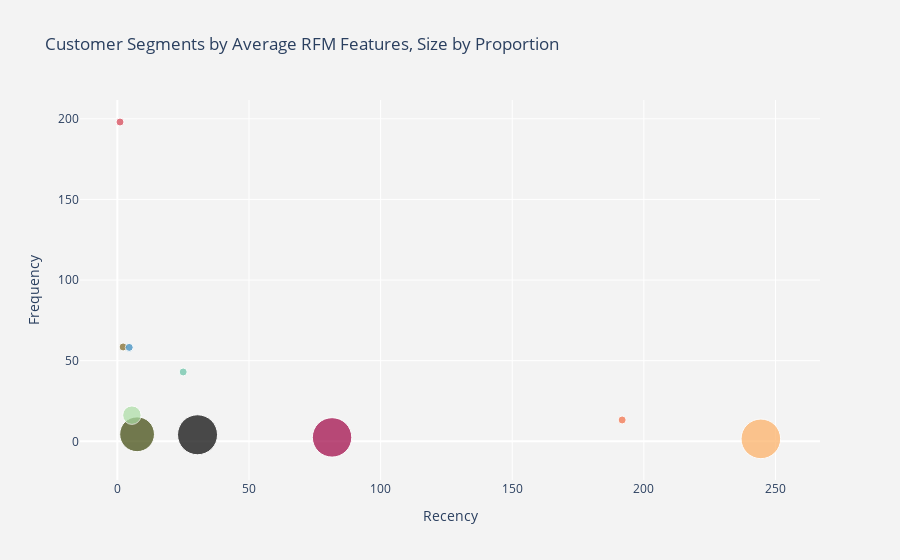

Notebook code cell kept with this figure:
### Code cell
fig = go.Figure(
    data=[
        go.Scatter(       
            x=agg_segment['Recency'],
            y=agg_segment['Frequency'],
            mode='markers',
            marker=dict(
                size=agg_segment['Proportion'],
                sizemode='area',
                sizeref=2.*max(agg_segment['Proportion'])/(40.**2),
                sizemin=4,
                color=agg_segment['color']
            ),
            text=agg_segment['text']
        )
    ]
)

fig.update_layout(
    title=dict(text='Customer Segments by Average RFM Features, Size by Proportion'),
    xaxis=dict(title=dict(text='Recency')),
    yaxis=dict(title=dict(text='Frequency')),
    paper_bgcolor='rgb(243, 243, 243)',
    plot_bgcolor='rgb(243, 243, 243)'
)

### Figure 1 — Plotly figure (JSON) as saved in the notebook; plotly's stock layout.template omitted (floating-point values rounded to 4 significant figures)
{"data": [{"marker": {"color": ["#9e0142", "#d53e4f", "#f46d43", "#fdae61", "#7c6523", "#000000", "#3b4507", "#abdda4", "#66c2a5", "#3288bd"], "size": [24.52, 0.02, 0.18, 24.75, 0.62, 25.25, 19.09, 5.38, 0.09, 0.09], "sizemin": 4, "sizemode": "area", "sizeref": 0.03156}, "mode": "markers", "text": ["Segment: About to Sleep<br>Monetary: 924.0104811676083<br>", "Segment: Champions<br>Monetary: 128333.73<br>", "Segment: Hibernating<br>Monetary: 3494.61875<br>", "Segment: Lost Customers<br>Monetary: 515.4616240671642<br>", "Segment: Loyal Customers<br>Monetary: 26941.39222222222<br>", "Segment: Needs Attention<br>Monetary: 1522.4440137111517<br>", "Segment: New Customers<br>Monetary: 1476.182091898428<br>", "Segment: Potential Loyalists<br>Monetary: 8167.4657081545065<br>", "Segment: Promising<br>Monetary: 54827.6125<br>", "Segment: Runner-ups<br>Monetary: 210353.22999999998<br>"], "type": "scatter", "x": [81.55, 1, 191.8, 244.4, 2.185, 30.45, 7.487, 5.524, 25, 4.5], "y": [2.444, 198, 13.25, 1.534, 58.52, 4.079, 4.378, 16.24, 43, 58.25]}], "layout": {"paper_bgcolor": "rgb(243, 243, 243)", "plot_bgcolor": "rgb(243, 243, 243)", "title": {"text": "Customer Segments by Average RFM Features, Size by Proportion"}, "xaxis": {"title": {"text": "Recency"}}, "yaxis": {"title": {"text": "Frequency"}}}}
